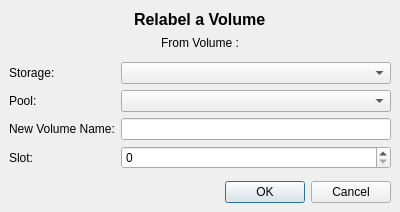
<ui version="4.0" >
 <class>relabelForm</class>
 <widget class="QDialog" name="relabelForm" >
  <property name="windowModality" >
   <enum>Qt::WindowModal</enum>
  </property>
  <property name="geometry" >
   <rect>
    <x>0</x>
    <y>0</y>
    <width>400</width>
    <height>212</height>
   </rect>
  </property>
  <property name="windowTitle" >
   <string>Label</string>
  </property>
  <layout class="QGridLayout" >
   <property name="margin" >
    <number>9</number>
   </property>
   <property name="spacing" >
    <number>6</number>
   </property>
   <item row="1" column="0" >
    <widget class="QLabel" name="fromLabel" >
     <property name="maximumSize" >
      <size>
       <width>16777215</width>
       <height>20</height>
      </size>
     </property>
     <property name="text" >
      <string>From Volume :</string>
     </property>
     <property name="alignment" >
      <set>Qt::AlignCenter</set>
     </property>
    </widget>
   </item>
   <item row="2" column="0" >
    <spacer>
     <property name="orientation" >
      <enum>Qt::Vertical</enum>
     </property>
     <property name="sizeType" >
      <enum>QSizePolicy::Maximum</enum>
     </property>
     <property name="sizeHint" >
      <size>
       <width>382</width>
       <height>16</height>
      </size>
     </property>
    </spacer>
   </item>
   <item row="4" column="0" >
    <spacer>
     <property name="orientation" >
      <enum>Qt::Vertical</enum>
     </property>
     <property name="sizeType" >
      <enum>QSizePolicy::Maximum</enum>
     </property>
     <property name="sizeHint" >
      <size>
       <width>21</width>
       <height>16</height>
      </size>
     </property>
    </spacer>
   </item>
   <item row="5" column="0" >
    <widget class="QDialogButtonBox" name="buttonBox" >
     <property name="orientation" >
      <enum>Qt::Horizontal</enum>
     </property>
     <property name="standardButtons" >
      <set>QDialogButtonBox::Cancel|QDialogButtonBox::NoButton|QDialogButtonBox::Ok</set>
     </property>
    </widget>
   </item>
   <item row="3" column="0" >
    <layout class="QGridLayout" >
     <property name="margin" >
      <number>0</number>
     </property>
     <property name="spacing" >
      <number>6</number>
     </property>
     <item row="3" column="1" >
      <widget class="QSpinBox" name="slotSpin" >
       <property name="maximum" >
        <number>10000</number>
       </property>
      </widget>
     </item>
     <item row="1" column="0" >
      <widget class="QLabel" name="label_3" >
       <property name="text" >
        <string>Pool:</string>
       </property>
       <property name="buddy" >
        <cstring>poolCombo</cstring>
       </property>
      </widget>
     </item>
     <item row="0" column="0" >
      <widget class="QLabel" name="label_2" >
       <property name="text" >
        <string>Storage:</string>
       </property>
       <property name="buddy" >
        <cstring>storageCombo</cstring>
       </property>
      </widget>
     </item>
     <item row="2" column="1" >
      <widget class="QLineEdit" name="volumeName" >
       <property name="minimumSize" >
        <size>
         <width>200</width>
         <height>0</height>
        </size>
       </property>
      </widget>
     </item>
     <item row="1" column="1" >
      <widget class="QComboBox" name="poolCombo" />
     </item>
     <item row="2" column="0" >
      <widget class="QLabel" name="label_5" >
       <property name="text" >
        <string>New Volume Name:</string>
       </property>
       <property name="buddy" >
        <cstring>volumeName</cstring>
       </property>
      </widget>
     </item>
     <item row="0" column="1" >
      <widget class="QComboBox" name="storageCombo" />
     </item>
     <item row="3" column="0" >
      <widget class="QLabel" name="label_4" >
       <property name="text" >
        <string>Slot:</string>
       </property>
       <property name="buddy" >
        <cstring>slotSpin</cstring>
       </property>
      </widget>
     </item>
    </layout>
   </item>
   <item row="0" column="0" >
    <layout class="QHBoxLayout" >
     <property name="margin" >
      <number>0</number>
     </property>
     <property name="spacing" >
      <number>6</number>
     </property>
     <item>
      <spacer>
       <property name="orientation" >
        <enum>Qt::Horizontal</enum>
       </property>
       <property name="sizeHint" >
        <size>
         <width>71</width>
         <height>21</height>
        </size>
       </property>
      </spacer>
     </item>
     <item>
      <widget class="QLabel" name="label" >
       <property name="maximumSize" >
        <size>
         <width>16777215</width>
         <height>30</height>
        </size>
       </property>
       <property name="text" >
        <string>&lt;html>&lt;head>&lt;meta name="qrichtext" content="1" />&lt;style type="text/css">
p, li { white-space: pre-wrap; }
&lt;/style>&lt;/head>&lt;body style=" font-family:'Sans Serif'; font-size:9pt; font-weight:400; font-style:normal; text-decoration:none;">
&lt;p style=" margin-top:0px; margin-bottom:0px; margin-left:0px; margin-right:0px; -qt-block-indent:0; text-indent:0px;">&lt;span style=" font-size:12pt; font-weight:600;">Relabel a Volume&lt;/span>&lt;/p>&lt;/body>&lt;/html></string>
       </property>
      </widget>
     </item>
     <item>
      <spacer>
       <property name="orientation" >
        <enum>Qt::Horizontal</enum>
       </property>
       <property name="sizeHint" >
        <size>
         <width>81</width>
         <height>20</height>
        </size>
       </property>
      </spacer>
     </item>
    </layout>
   </item>
  </layout>
 </widget>
 <resources/>
 <connections>
  <connection>
   <sender>buttonBox</sender>
   <signal>accepted()</signal>
   <receiver>relabelForm</receiver>
   <slot>accept()</slot>
   <hints>
    <hint type="sourcelabel" >
     <x>248</x>
     <y>254</y>
    </hint>
    <hint type="destinationlabel" >
     <x>157</x>
     <y>274</y>
    </hint>
   </hints>
  </connection>
  <connection>
   <sender>buttonBox</sender>
   <signal>rejected()</signal>
   <receiver>relabelForm</receiver>
   <slot>reject()</slot>
   <hints>
    <hint type="sourcelabel" >
     <x>316</x>
     <y>260</y>
    </hint>
    <hint type="destinationlabel" >
     <x>286</x>
     <y>274</y>
    </hint>
   </hints>
  </connection>
 </connections>
</ui>
